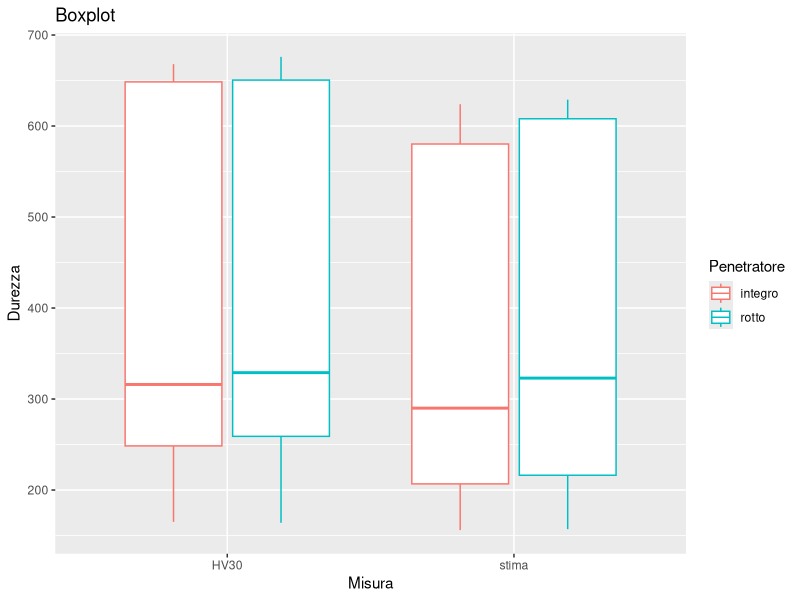
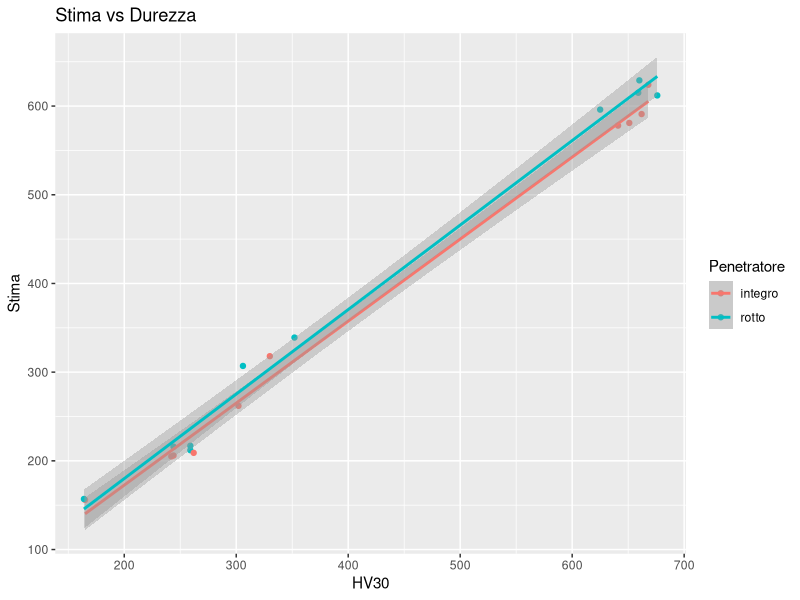
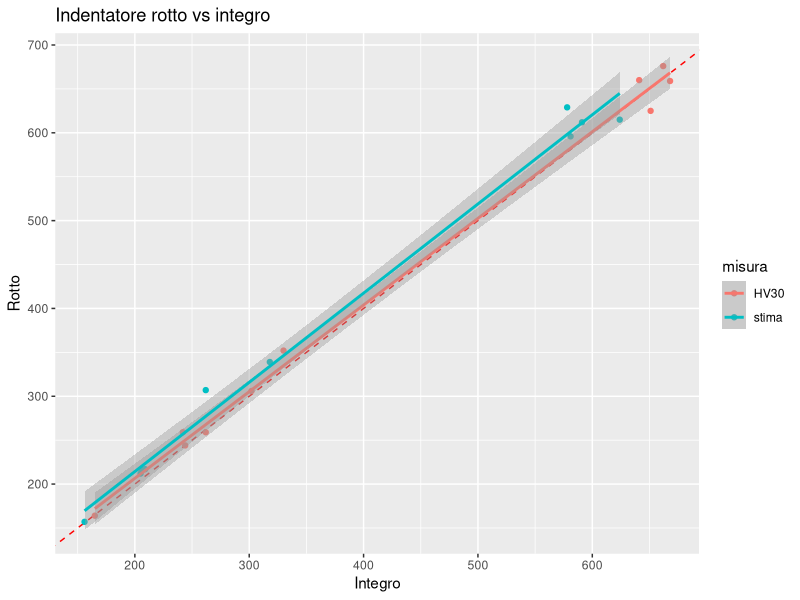
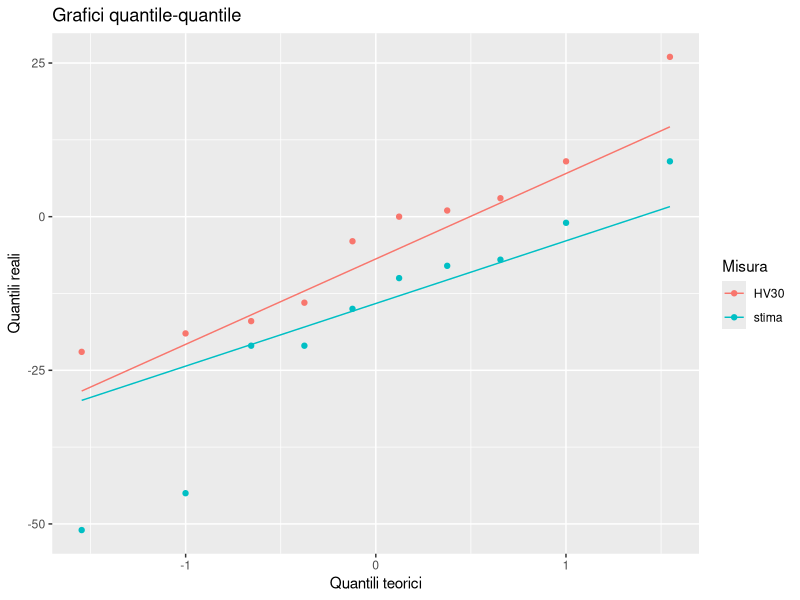
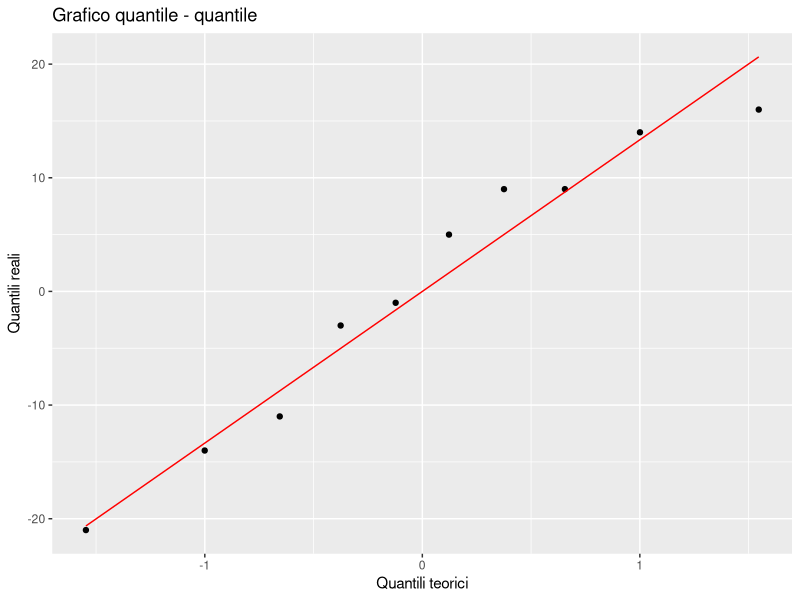
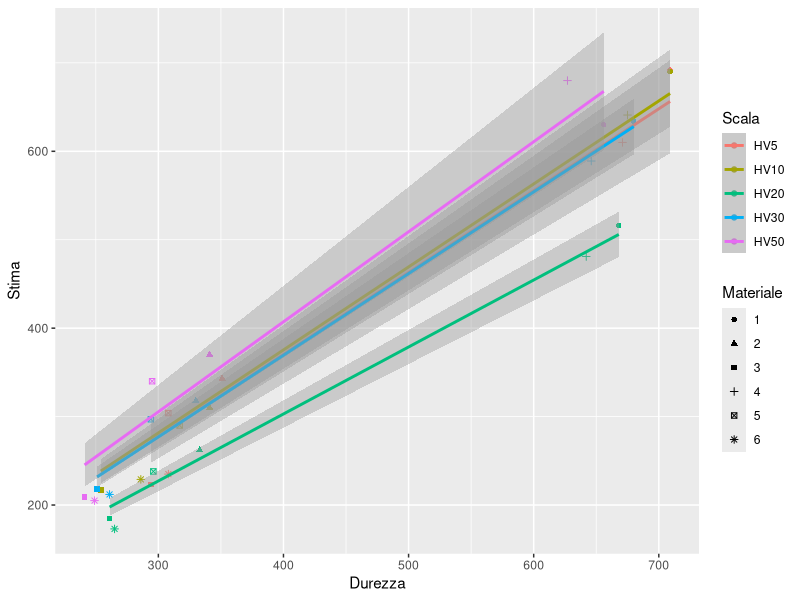
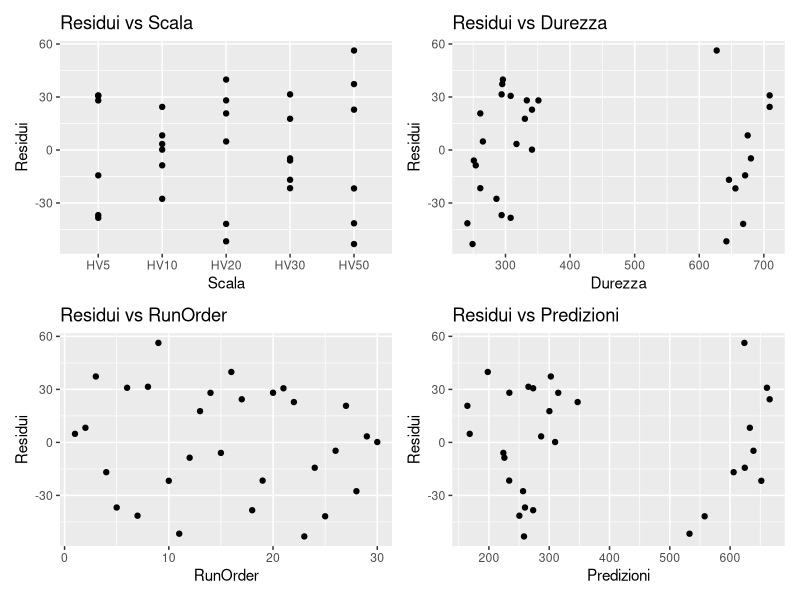
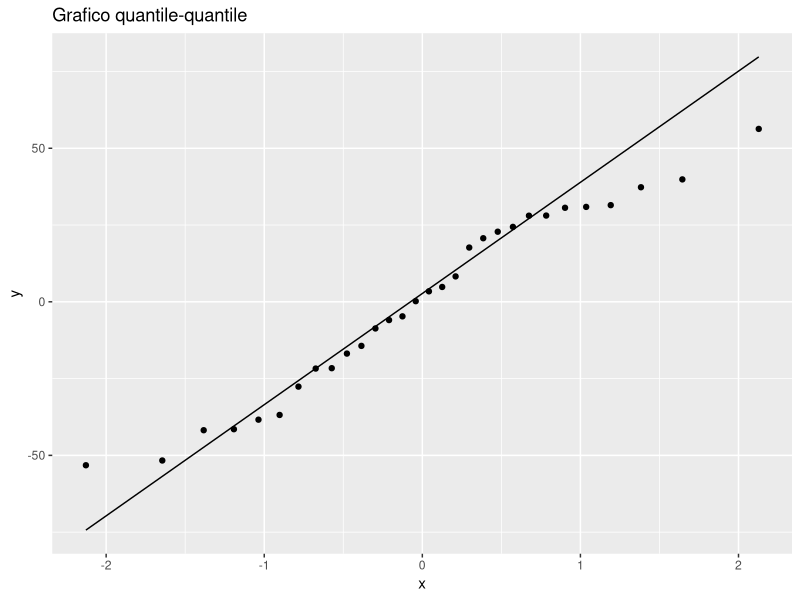

The R source for these figures, in order:
## ---- chunk 1
#| label: setup
#| include: false
knitr::opts_chunk$set(
  fig.align = "center",
  # This for default device
  out.width = "16cm",
  # This two for high quality charts:
  fig.dim = c(16, 9)*0.4
)
library(tidyverse)
library(stringr)
library(modelr)
library(knitr)
library(broom)
library(patchwork)
## ---- chunk 2
df_a<-tibble(
  material=1:10, #materiale
  HV30_OK=NA,    #misura effettiva, indentatore integro   
  HV30_NOK=NA,   #misura effettiva, indentatore danneggiato        
  stima_OK=NA,   #stima della macchina, indentatore integro
  stima_NOK=NA,  #stima della macchina, indentaore danneggiato
  HV30_dd=NA,    #misura effettiva usando due volte la diagonale visibile, indentatore danneggiato
  stima_dd=NA,   #stima della macchina, indentatore danneggiato per misura con doppia diagonale
)               

write.csv(df_a,"misure_HV_30.csv") #per avere la tabella in formato .csv così da poter essere riempita dallo sperimentatore

kable(df_a, caption = "Tabella di raccolta dati per T-test")
## ---- chunk 3
df_b<-expand.grid(
  Scale=c("HV5","HV10","HV20","HV30","HV50"),
  Material=1:6
)%>%
  relocate(Material,.before = Scale)%>%
  mutate(
    StdOrder = 1:n(),
    RunOrder = sample(n()),
    .before=Material
  )%>%
  mutate(
    Estimated=NA,
    Hardness=NA
  )%>%
  arrange(RunOrder)%>%
  tibble()

write.csv(df_b,"misure_per_taratura.csv")  #serve per avere la tabella in formato .csv così da poter essere riempita dallo speriementatore

kable(df_b, caption = "Tabella di raccolta dati per taratura")

## ---- chunk 4
df_a$stima_OK=c(591,205,209,262,318,578,206,156,624,581)
df_a$HV30_NOK = c(676,259,259,306,352,660,244,164,659,625)
df_a$HV30_OK=c(662,242,262,302,330,641,244,165,668,651)
df_a$stima_NOK = c(612,212,217,307,339,629,216,157,615,596)
df_a$HV30_dd=c(648,256,253,297,351,652,247,166,659,635)      
df_a$stima_dd=c(612,219,218,297,337,621,218,157,618,596)

kable(df_a,caption = "dati per analisi differenze indentatore rotto/integro")
## ---- chunk 5
dfv <- df_a %>%
  select(material:stima_NOK)%>%
  pivot_longer(-material, 
               names_sep="_", 
               names_to = c("misura","ok"), 
               values_to="durezza") %>% 
  mutate(ok=ifelse(ok=="OK","integro","rotto"))
dfv %>% head() %>% kable(caption="dati per analisi differenze indentatore rotto/integro - formato tidy")
## ---- chunk 6
dfv %>% 
  ggplot(aes(x=misura, y=durezza, color=ok)) +
  geom_boxplot() +
  labs(x="Misura", y="Durezza", color="Penetratore",title="Boxplot")
## ---- chunk 7
dfv %>%
  pivot_wider(names_from = misura, values_from = durezza) %>% 
  ggplot(aes(x=HV30, y=stima, color=ok)) + 
  geom_point() + 
  geom_smooth(method="lm", formula=y~x) +
  labs(
    color="Penetratore",
    title = "Stima vs Durezza",
    y="Stima"
    ) 
## ---- chunk 8
dfv %>%
  pivot_wider(names_from = ok, values_from = durezza) %>% 
  ggplot(aes(x=integro, y=rotto, color=misura)) + 
  geom_abline(slope=1, intercept=0, color="red", lty=2) +
  geom_point() + 
  geom_smooth(method="lm", formula=y~x)+
  labs(
    title="Indentatore rotto vs integro",
    x="Integro",
    y="Rotto")
## ---- chunk 9
dfv_t<-dfv %>% pivot_wider(names_from = ok, values_from = durezza) %>% 
  split(~misura) %>% {
    reduce2(., names(.), \(acc, d, n) {
      t <- t.test(d$integro, d$rotto, paired = T)
      bind_rows(acc, tidy(t) %>% mutate(group=n, .before=1))
    }, .init=tibble())
  } %>% 
  relocate(p.value, .after=-1) %>% 
  mutate(
    significant = p.value < 0.05, 
    across(c(statistic, conf.low, conf.high, p.value), ~round(., 3))) %>%
  select(-method, -alternative)

kable(dfv_t,caption="t_test per i gruppi HV30 e stima")
## ---- chunk 10
dfv %>% 
  pivot_wider(names_from = ok, values_from = durezza)%>%
  rowwise()%>%
  mutate(
    diff=integro-rotto
  )%>%
  ungroup()%>%
  ggplot(aes(sample=diff,colour = misura))+
  geom_qq()+
  geom_qq_line()+
  labs(
    x="Quantili teorici",
    y="Quantili reali",
    color="Misura",
    title="Grafici quantile-quantile"
  )

dfv %>% 
  pivot_wider(names_from = ok, values_from = durezza) %>% 
  rowwise() %>% 
  mutate(diff = integro - rotto) %>% 
  ungroup() %>% 
  group_by(misura) %>% 
  group_map(~ broom::tidy(shapiro.test(.x$diff))) %>% 
  bind_rows()%>%
  kable()
  
## ---- chunk 11
t.test(df_a$HV30_OK,df_a$HV30_dd,paired = T)%>%tidy()%>%kable()
## ---- chunk 12
#| warning: false
shapiro.test(df_a$HV30_OK-df_a$HV30_dd)

df_a%>%
  ggplot(aes(sample=df_a$HV30_OK-df_a$HV30_dd))+
  geom_qq()+
  geom_qq_line(color="red")+
  labs(
    title="Grafico quantile - quantile",
    x="Quantili teorici",
    y="Quantili reali"
  )
## ---- chunk 13
df_b<-df_b%>%
  arrange(StdOrder) %>%
  mutate(Load = str_extract(Scale, "HV(\\d+)", group=1) %>% as.numeric(), .after=Scale) %>%
  mutate(
    Estimated=c(692,690,516,634,630,343,310,262,318,370,223,217,185,218,209,
                610,641,481,589,680,304,290,238,297,340,235,229,173,212,205),
    Hardness=c(709,709,668,680,656,351,341,333,330,341,294,254,261,251,241,
                671,675,642,646,627,308,317,296,294,295,308,286,265,261,249)
    
  ) %>%
  mutate(Material=factor(Material))

kable(head(df_b),caption = "Dati per analisi di taratura")
## ---- chunk 14
#| warning: false
df_b %>%
  ggplot(aes(x=Hardness, y=Estimated, group=Scale, color=Scale)) + 
  geom_point(aes(shape=Material)) + 
  geom_smooth(method="lm", formula=y~x-1)+
  labs(
    y="Stima",
    x="Durezza",
    color="Scala",
    shape="Materiale"
  )
## ---- chunk 15
df_b.lm <- lm(Estimated~Hardness + Scale, data = df_b)

anova(df_b.lm)%>%tidy()%>%kable(caption="Tabella ANOVA")
## ---- chunk 16
p1<-df_b %>% 
  add_residuals(df_b.lm) %>%
  ggplot(aes(x=Scale, y=resid)) + 
  geom_point()+
  labs(
    title="Residui vs Scala",
    x="Scala",
    y="Residui"
  )

p2<-df_b %>% 
  add_residuals(df_b.lm) %>%
  ggplot(aes(x=Hardness, y=resid)) + 
  geom_point()+
  labs(
    title="Residui vs Durezza",
    x="Durezza",
    y="Residui"
  )


p3<-df_b %>% 
  add_residuals(df_b.lm) %>%
  ggplot(aes(x=RunOrder, y=resid)) + 
  geom_point()+
  labs(
    title="Residui vs RunOrder",
    x="RunOrder",
    y="Residui"
  )

p4<-df_b %>% 
  add_residuals(df_b.lm) %>%
  add_predictions(df_b.lm)%>%
  ggplot(aes(x=pred, y=resid)) + 
  geom_point()+
  labs(
    title="Residui vs Predizioni",
    x="Predizioni",
    y="Residui"
  )

(p1+p2)/(p3+p4)
## ---- chunk 17
df_b %>% 
  add_residuals(df_b.lm) %>%
  ggplot(aes(sample=resid)) + 
  geom_qq() + 
  geom_qq_line()+
  labs(
    title="Grafico quantile-quantile"
  )

df_b %>%
  add_residuals(df_b.lm) %>%
  pull(resid) %>%
  shapiro.test()
## ---- chunk 18
df_slope<-df_b %>%
  group_by(Scale) %>%
  summarise(slope = lm(Estimated~Hardness - 1) %>% coefficients())

df_slope%>%kable(caption="Pendenza della caratteristica lineare di ogni scala")
## ---- chunk 19
df_b %>%
  split(~Scale) %>%
  map_dfr(~{
    d.lm <- lm(Estimated ~ Hardness - 1, data = .x)
    tibble(
      Scale = unique(.x$Scale),
      Slope = coef(d.lm),
      Residual_min = min(residuals(d.lm)),
      Residual_max = max(residuals(d.lm)),
      CI_low = confint(d.lm)[1, 1],
      CI_high = confint(d.lm)[1, 2]
    )
  })%>%
  kable()
## ---- chunk 20
#| warning: false

# Modelli per ciascuna scala
df_models <- df_b %>%
  group_split(Scale) %>%
  set_names(map_chr(., ~ unique(.x$Scale))) %>%
  map(~ {
    mod <- lm(Estimated ~ Hardness - 1, data = .x)
    .x %>%
      add_residuals(mod) %>%
      add_predictions(mod)%>%
      mutate(model = list(mod))
  })

# Unione in unico dataframe
df_resid <- bind_rows(df_models, .id = "Scale")

p5<-ggplot(df_resid, aes(x = Hardness, y = resid)) +
  geom_point() +
  labs(
    title = "Residui vs Durezza",
    x="Durezza",
    y="Residui"
    )

p6<-ggplot(df_resid, aes(x = pred, y = resid)) +
  geom_point() +
  labs(
    title = "Residui vs Predizioni",
    x="Predizioni",
    y="Residui"
       )

p7<-ggplot(df_resid, aes(x = RunOrder, y = resid)) +
  geom_point() +
  labs(
    title = "Residui vs RunOrder",
    x="RunOrder",
    y="Residui"
    )

p1+p2+p3


ggplot(df_resid, aes(sample = resid)) +
  geom_qq() +
  geom_qq_line() +
  facet_wrap(~ Scale, scales = "free") +
  labs(title = "QQ-plot dei residui per ogni scala")


df_shapiro <- df_resid %>%
  group_by(Scale) %>%
  summarise(
    p_value = shapiro.test(resid)$p.value,
    W = shapiro.test(resid)$statistic
  )

df_shapiro%>%kable(caption="Valori del p_value e della statistica del test di shapiro (W) per ogni scala")

## ---- chunk 21
df_slope%>%kable(caption="Pendenza della caratteristica lineare di ogni scala")

## ---- chunk 22

pred_data <- df_b %>%
  split(~Scale) %>%
  map_dfr(~{
    d.lm <- lm(Estimated ~ Hardness - 1, data = .x)
    
    # griglia di valori per Hardness
    newdat <- tibble(Hardness = seq(min(.x$Hardness), max(.x$Hardness), length.out = 100))
    
    # predizioni con intervallo di confidenza
    preds <- as.data.frame(predict(d.lm, newdata = newdat, interval = "confidence"))
    
    bind_cols(
      tibble(Scale = unique(.x$Scale)),
      newdat,
      preds
    )
  })

ggplot(pred_data, aes(x = Hardness, y = fit)) +
  geom_ribbon(aes(ymin = lwr, ymax = upr), alpha = 0.2) +
  geom_line(color = "blue", size = 1) +
  facet_wrap(~Scale) +
  labs(
    title = "Caratteristica stima-durezza di ogni scala",
    x = "Durezza",
    y = "Stima"
  ) 
